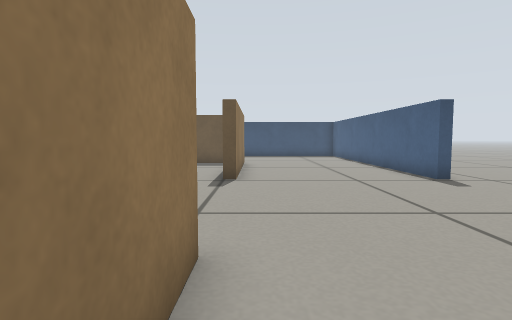
[1] (above)

16 first-person views from a walk through a robot-simulator world made for Gazebo. The camera is 0.31 m above the floor, tilts 4° down and sees 80° across. The floor is counted in squares, 0.25 m on a side. Each view is taken from the middle of a square. On the plan, view 1 faces up. The plan holds only what a view shows up to about 13 squares ahead; the rest is blank.

[2]
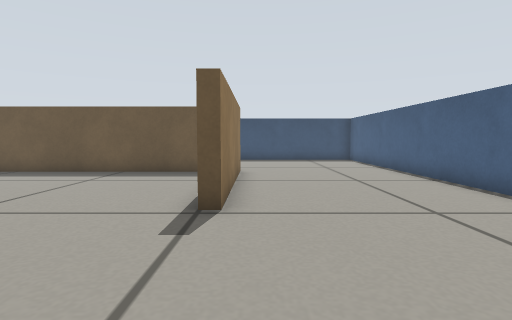

[3]
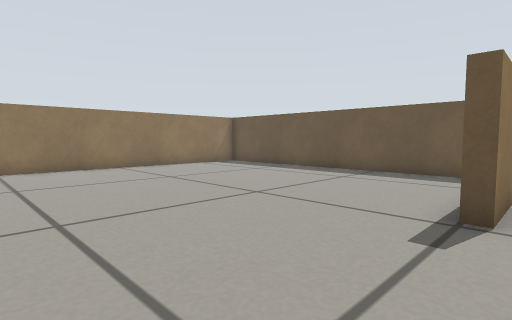

[4]
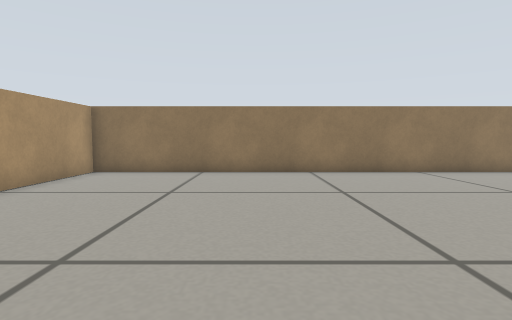

[5]
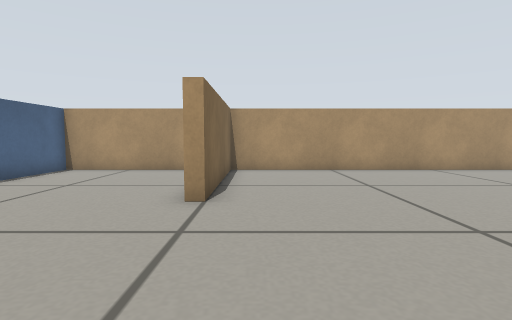

[6]
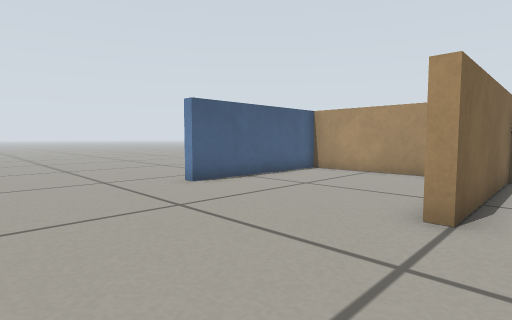

[7]
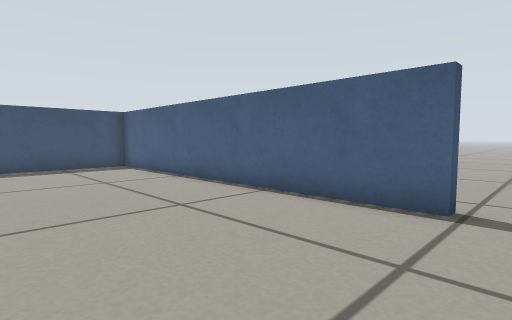

[8]
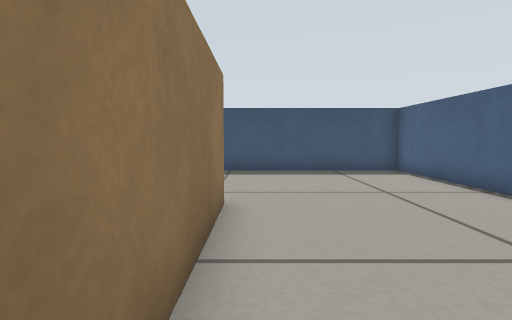

[9]
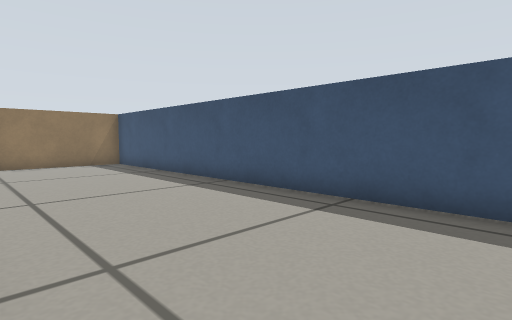

[10]
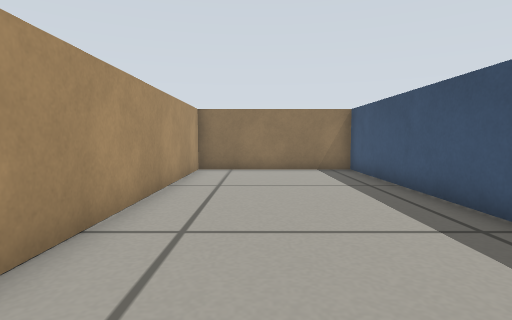

[11]
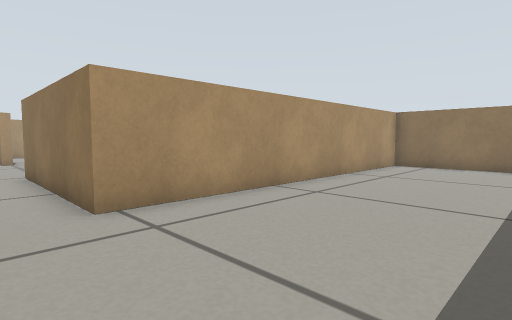

[12]
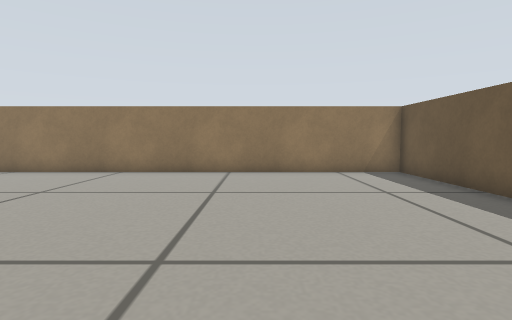

[13]
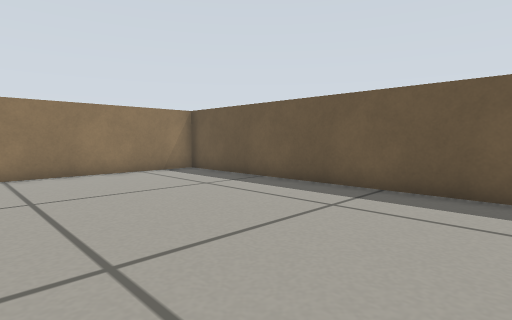

[14]
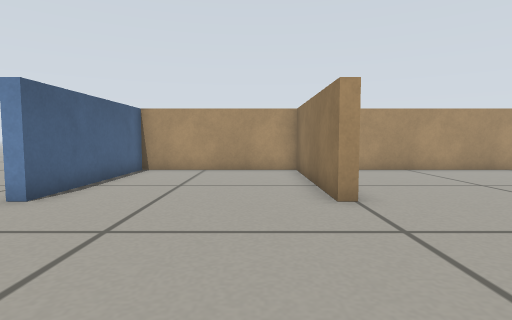

[15]
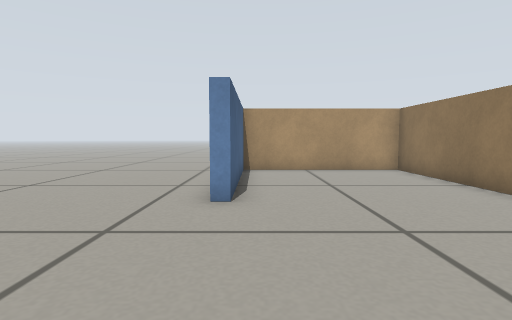

[16]
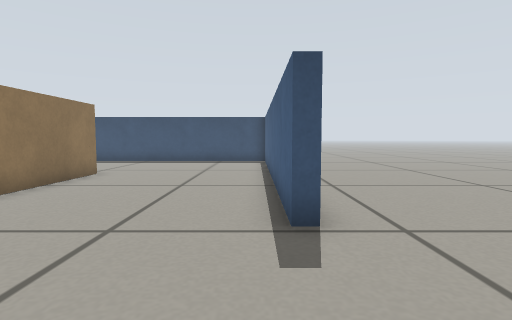

### Floor plan
Points are (right, up) in squares from view 1. A wall is a line through its corners. A room is listed if a view was taken in it or the views show most of it. See-through windows are left out.
Room 1 (views 1, 2, 3, 4, 5, 6, 7, 8, 9, 10, 11, 12, 13, 14, 15, 16)
walls: (-2.1, 15.3) (-13.2, 15.3) (-13.2, -3) (-1, -3) (-1, 3.1) (-0.6, 3.1) (-0.6, -3) (5.5, -3) (5.5, 3.1) (6, 3.1); (6, 9.2) (5.5, 9.2) (5.5, 21.8) (-13.2, 21.8) (-13.2, 15.7) (-0.6, 15.7) (-0.6, 9.2) (-1, 9.2)
ways out: opening at (7, 3)

Where each view was taken, in squares from view 1:
view 1: 0 up, 0 right, facing up
view 2: 4 up, 0 right, facing up
view 3: 4 up, 0 right, facing up-left
view 4: 3 up, 2 left, facing left
view 5: 9 up, 2 left, facing down
view 6: 8 up, 2 left, facing down-right
view 7: 8 up, 0 right, facing up-right
view 8: 10 up, 0 right, facing up
view 9: 16 up, 2 right, facing up-left
view 10: 18 up, 1 left, facing left
view 11: 21 up, 1 right, facing down-left
view 12: 10 up, 2 left, facing left
view 13: 8 up, 2 left, facing up-left
view 14: 9 up, 1 right, facing down
view 15: 9 up, 5 right, facing down
view 16: 5 up, 5 right, facing up
